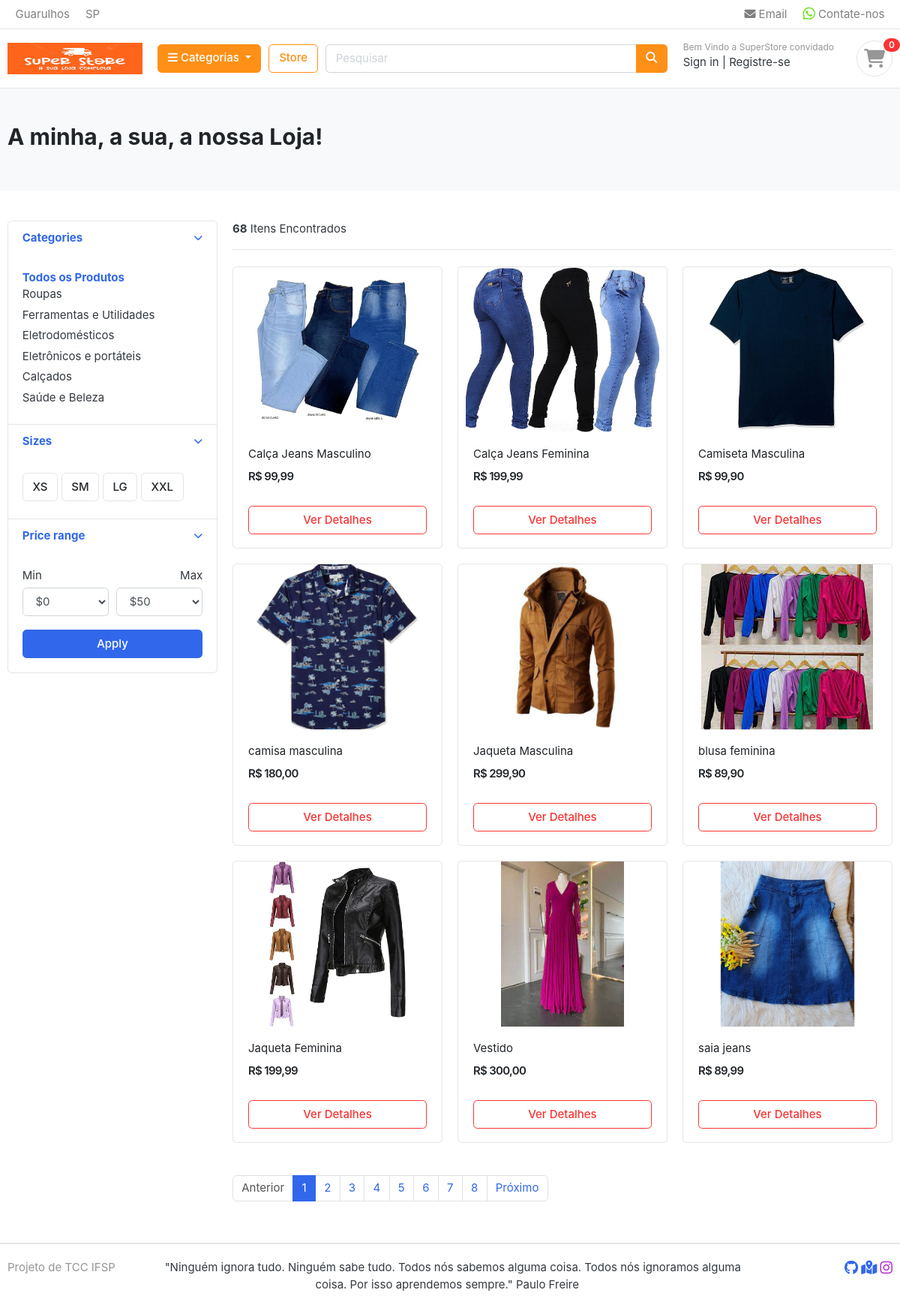
/store/, run on the app's committed database.
### categoria/models.py (models this page shows, shortened)
class Categoria(models.Model):
    categoria_nome = models.CharField(max_length=50, unique=True)
    slug = models.SlugField(max_length=100, unique=True)
    descricao = models.TextField(max_length=500, blank=True)
    cat_imagem = models.ImageField(upload_to='photos/categorias', blank=True)
    class Meta:
        verbose_name = 'categoria'
        verbose_name_plural  ='categorias'
    def get_url(self):
        return reverse('produtos_por_categoria', args=[self.slug])

### store/models.py (models this page shows, shortened)
class Produto(models.Model):
    produto_nome = models.CharField(max_length=200, unique=True)
    slug = models.SlugField(max_length=200, unique=True)
    descricao = models.TextField(max_length=800, blank=True)
    preco = models.FloatField()
    foto = models.ImageField(upload_to='photos/produtos')
    estoque = models.IntegerField()
    avaliavel = models.BooleanField(default=True)
    categoria = models.ForeignKey(Categoria, on_delete=models.CASCADE)
    criado_date = models.DateTimeField(auto_now_add=True)
    modificado_date = models.DateTimeField(auto_now_add=True)
    class Meta:
        verbose_name = 'produto'
        verbose_name_plural  ='produtos'
    def get_url(self):
        return reverse('product_detail', args=[self.categoria.slug, self.slug])

### store/views.py (the view)
# urls.py: path('store/', include('store.urls')),
def store(request, categoria_slug=None):
    categorias = None
    produto = None
    if categoria_slug != None:
        categorias = get_object_or_404(Categoria, slug=categoria_slug)
        produto = Produto.objects.filter(categoria=categorias, avaliavel=True)
        paginator = Paginator(produto, 6)
        page = request.GET.get('page')
        paged_products = paginator.get_page(page)
        produto_count = produto.count()
    else:
        produto = Produto.objects.all().filter(avaliavel=True).order_by('id')
        paginator = Paginator(produto, 9)
        page = request.GET.get('page')
        paged_products = paginator.get_page(page)
        produto_count = produto.count()
    context = {
        'produtos': paged_products,
        'produto_count' : produto_count,
    }
    return render(request, 'store/store.html', context)

### carts/context_processors.py (called while the page is built)
def contador(request):
    cart_count = 0
    if 'admin' in request.path:
        return {}
    else:
        try:
            cart = Cart.objects.filter(cart_id=_cart_id(request))
            cart_items = CartItem.objects.all().filter(cart=cart[:1])
            for cart_item in cart_items:
                cart_count = cart_count + cart_item.quantidade
        except Cart.DoesNotExist:
            cart_count = 0
    return dict(cart_count=cart_count)

### carts/views.py (called while the page is built)
def _cart_id(request):
    cart = request.session.session_key
    if not cart:
        cart = request.session.create()
    return cart

### categoria/context_processors.py (called while the page is built)
def menu_links(request):
    links = Categoria.objects.all()
    return dict(links=links)

### templates/store/store.html (shortened to what this page needs)
{% extends 'base.html' %}
{% load static %}
{% block content %}
<section class="section-pagetop bg">
    <div class="container">
        {% if 'search' in request.path %}
            <h2 class="title-page text-center">Resultado da Busca</h2>
        {% else %}
            <h2 class="title-page">A minha, a sua, a nossa Loja!</h2>
        {% endif %}
    </div>
</section>
<section class="section-content padding-y">
    <div class="container">
        <div class="row">
            <aside class="col-md-3">
                <div class="card">
                    <article class="filter-group">
                        <header class="card-header">
                            <a href="#" data-toggle="collapse" data-target="#collapse_1" aria-expanded="true" class="">
                                <i class="icon-control fa fa-chevron-down"></i>
                                <h6 class="title">Categories</h6>
                            </a>
                        </header>
                        <div class="filter-content collapse show" id="collapse_1" style="">
                            <div class="card-body">
                                <a href="{% url 'store' %}"><b>Todos os Produtos</b></a>
                                <br/>
                                <ul class="list-menu">
                                    {% for categoria in links %}
                                    <li><a href="{{ categoria.get_url }}">{{ categoria.categoria_nome }} </a></li>
                                    {% endfor %}
                                </ul>
                            </div>
                        </div>
                    </article>
                    <article class="filter-group">
                        <header class="card-header">
                            <a href="#" data-toggle="collapse" data-target="#collapse_4" aria-expanded="true" class="">
                                <i class="icon-control fa fa-chevron-down"></i>
                                <h6 class="title">Sizes </h6>
                            </a>
                        </header>
                        <div class="filter-content collapse show" id="collapse_4" style="">
                            <div class="card-body">
                                <label class="checkbox-btn">
                                    <span class="btn btn-light"> XS </span>
                                </label>
                                <label class="checkbox-btn">
                                    <span class="btn btn-light"> SM </span>
                                </label>
                                <label class="checkbox-btn">
                                    <span class="btn btn-light"> LG </span>
                                </label>
                                <label class="checkbox-btn">
                                    <span class="btn btn-light"> XXL </span>
                                </label>
                            </div>
                        </div>
                    </article>
                    <article class="filter-group">
                        <header class="card-header">
                            <a href="#" data-toggle="collapse" data-target="#collapse_3" aria-expanded="true" class="">
                                <i class="icon-control fa fa-chevron-down"></i>
                                <h6 class="title">Price range </h6>
                            </a>
                        </header>
                        <div class="filter-content collapse show" id="collapse_3" style="">
                            <div class="card-body">
                                <div class="form-row">
                                    <div class="form-group col-md-6">
                                        <label>Min</label>
                                        <select class="mr-2 form-control">
                                            <option value="0">$0</option>
                                        </select>
                                    </div>
                                    <div class="form-group text-right col-md-6">
                                        <label>Max</label>
                                        <select class="mr-2 form-control">
                                            <option value="50">$50</option>
                                        </select>
                                    </div>
                                </div>
                                <button class="btn btn-block btn-primary">Apply</button>
                            </div>
                        </div>
                    </article>
                </div>
            </aside>
            <main class="col-md-9">
                <header class="border-bottom mb-4 pb-3">
                    <div class="form-inline">
                        <span class="mr-md-auto"> <b>{{ produto_count }}</b> Itens Encontrados </span>
                    </div>
                </header>
                <div class="row">
                    {% if produtos %}
                        {% for produto in produtos %}
                            <div class="col-md-4">
                                <figure class="card card-product-grid">
                                    <div class="img-wrap">
                                        <a href="{{ produto.get_url }}"> <img src="{{ produto.foto.url }}" alt="Ver Detalhes do Produto"> </a>
                                    </div>
                                    <figcaption class="info-wrap">
                                        <div class="fix-height">
                                            <a href="{{ produto.get_url }}" class="title">{{ produto.produto_nome }}</a>
                                            <div class="price-wrap mt-2">
                                                <span class="price">R$ {{ produto.preco|floatformat:2 }}</span>
                                            </div>
                                        </div>
                                        <a href="{{ produto.get_url }}" class="btn btn-block btn-outline-danger"> Ver Detalhes </a>
                                        </figcaption>
                                </figure>
                            </div>
                        {% endfor %}
                    {% else %}
                        <div>
                            <h2 class="text-danger text-center">Não houve resultado de busca!</h2>
                            <p class="text-lg-left">Por favor verificar corretamente a grafia ou tentar novamente mais tarde. </p>
                        </div>
                    {% endif %}
                </div>
                <nav class="mt-4" aria-label="Page navigation sample">
                    {% if produtos.has_other_pages %}
                    <ul class="pagination">
                        {% if produtos.has_previous %}
                        <li class="page-item"><a class="page-link" href="?page={{produtos.previus_page_number}}">Anterior</a></li>
                        {% else %}
                        <li class="page-item disabled"><a class="page-link"
                                href="#">Anterior</a></li>
                        {% endif %}
                        {% for i in produtos.paginator.page_range %}
                            {% if produtos.number == i %}
                                <li class="page-item active"><a class="page-link" href="#">{{i}}</a></li>
                            {% else %}
                                <li class="page-item"><a class="page-link" href="?page={{i}}">{{i}}</a></li>
                            {% endif %}
                        {% endfor %}
                        {% if produtos.has_next %}
                            <li class="page-item"><a class="page-link"
                                    href="?page={{produtos.next_page_number}}">Próximo</a></li>
                        {% else %}
                            <li class="page-item disabled"><a class="page-link" href="#">Próximo</a></li>
                        {% endif %}
                    </ul>
                    {% endif %}
                </nav>
            </main>
        </div>
    </div>
</section>
{% endblock %}

### static/css/ui.css (style rules this page uses)
html { font-family: "Inter", sans-serif; font-size: 15px; }
.img-wrap { text-align: center; display: block; }
.img-wrap img { max-width: 100%; }
.price-wrap { letter-spacing: -0.7px; }
.padding-y { padding-top: 40px; padding-bottom: 40px; }
figure { margin-bottom: 0; }
article:after, .form-group:after { display: block; clear: both; content: ""; }
.bg { background-color: #f8f9fa; }
.title-page { color: #212529; }
.btn-light { background-color: #fff; border-color: #e4e4e4; }
[class*=list-] li:after { visibility: hidden; display: block; content: ""; overflow: hidden; height: 0; clear: both; }
.list-menu { list-style: none; margin: 0; padding-left: 0; }
.list-menu li { margin-bottom: 5px; }
.list-menu a { color: #343a40; }
[class*=card-product] a.title { color: #212529; display: block; }
[class*=card-product] .img-wrap { overflow: hidden; position: relative; }
[class*=card-product] .img-wrap img { height: 100%; max-width: 100%; width: auto; display: inline-block; -o-object-fit: cover; object-fit: cover; }
.card-product-grid { margin-bottom: 20px; }
.card-product-grid .img-wrap { border-radius: 0.2rem 0.2rem 0 0; height: 220px; }
.card-product-grid .info-wrap { overflow: hidden; padding: 18px 20px; }
.card-product-grid .fix-height { height: 80px; overflow: hidden; }
.card .img-wrap { overflow: hidden; }
.price { font-weight: 600; color: #212529; }
.icon-control { margin-top: 5px; float: right; font-size: 80%; }
.card-header .title { margin-bottom: 0; line-height: 1.5; }
.filter-group { border-bottom: 1px solid #e4e4e4; }
.filter-group .card-header { border-bottom: 0; }
.filter-group:last-child { border-bottom: 0; }
.checkbox-btn { position: relative; }
.section-pagetop { padding: 45px 0; }

### data on the page
Categoria: categoria_nome "Roupas"
Categoria: categoria_nome "Ferramentas e Utilidades"
Categoria: categoria_nome "Eletrodomésticos"
Categoria: categoria_nome "Eletrônicos e portáteis"
Categoria: categoria_nome "Calçados"
Categoria: categoria_nome "Saúde e Beleza"
Produto: foto (picture), produto_nome "Calça Jeans Masculino", preco "99,99"
Produto: foto (picture), produto_nome "Calça Jeans Feminina", preco "199,99"
Produto: foto (picture), produto_nome "Camiseta Masculina", preco "99,90"
Produto: foto (picture), produto_nome "camisa masculina", preco "180,00"
Produto: foto (picture), produto_nome "Jaqueta Masculina", preco "299,90"
Produto: foto (picture), produto_nome "blusa feminina", preco "89,90"
Produto: foto (picture), produto_nome "Jaqueta Feminina", preco "199,99"
Produto: foto (picture), produto_nome "Vestido", preco "300,00"
Produto: foto (picture), produto_nome "saia jeans", preco "89,99"

### other printed values
{{ cart_count }} "0"
{{ produto_count }} "68"
{{ i }} "1"
{{ i }} "2" "3" "4" "5" "6" "7" "8"
